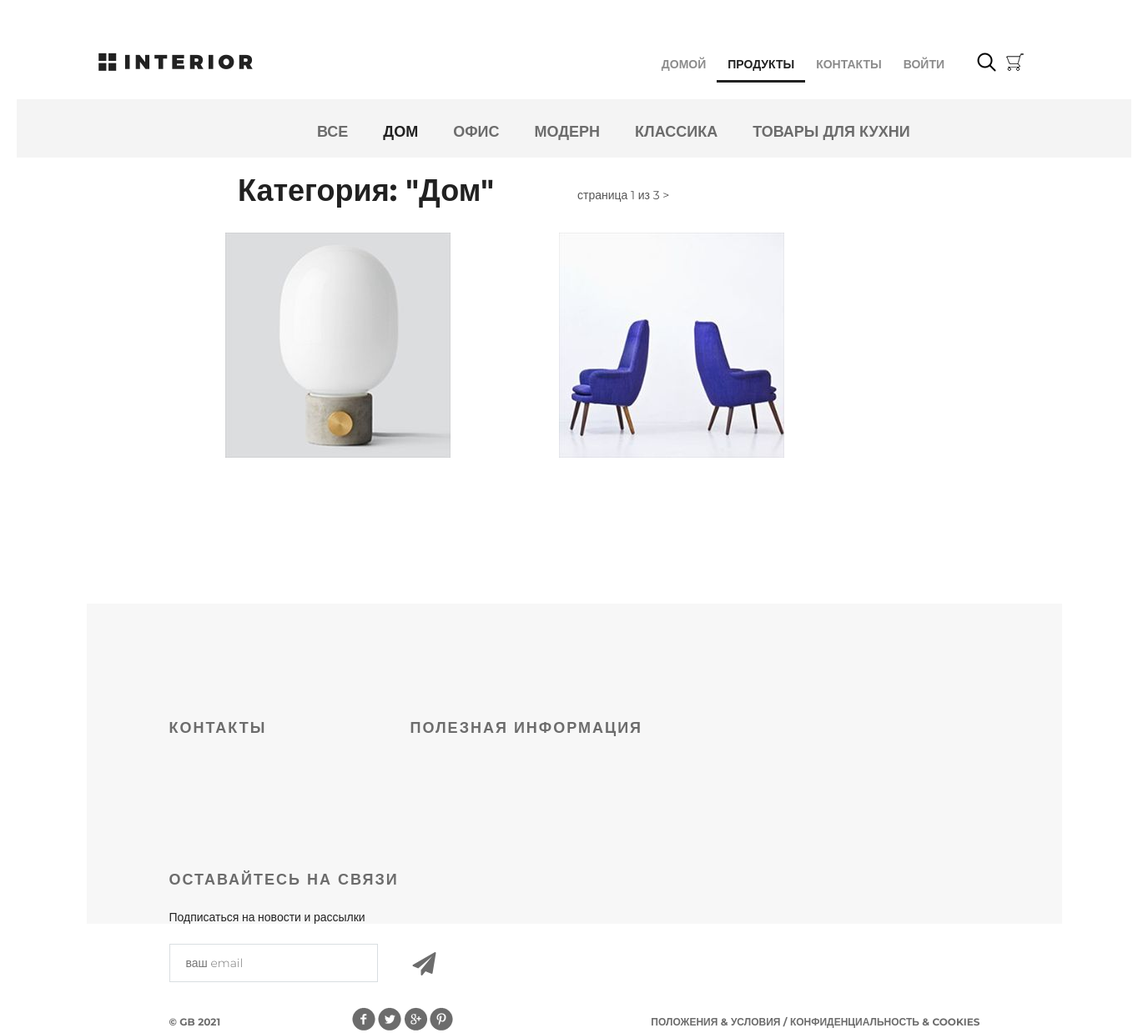
Page /products/category/1/ on the committed database.
### mainapp/models.py (models this page shows, shortened)
class ProductCategory(models.Model):
    id = models.AutoField(primary_key=True)
    name = models.CharField(verbose_name='название категории', max_length=64, unique=True)
    description = models.TextField(verbose_name='описание категории', blank=True)
    is_active = models.BooleanField(verbose_name='категория активна', default=True)

class Product(models.Model):
    id = models.AutoField(primary_key=True)
    category = models.ForeignKey(ProductCategory, on_delete=models.CASCADE)
    name = models.CharField(verbose_name='имя продукта', max_length=128)
    image = models.ImageField(upload_to='products_images', blank=True)
    short_desc = models.CharField(verbose_name='краткое описание продукта', max_length=60, blank=True)
    description = models.TextField(verbose_name='описание продукта', blank=True)
    price = models.DecimalField(verbose_name='цена продукта', max_digits=8, decimal_places=2, default=0)
    quantity = models.PositiveIntegerField(verbose_name='количество на складе', default=0)
    is_active = models.BooleanField(verbose_name='категория активна', default=True)

### mainapp/views.py (the view, shortened to what this page needs)
# urls.py: re_path(r'^products/create/category/(?P<pk>\d+)/$', adminapp.product_create, name='product_create'),
def products(request, pk=None, page=1):
    title = 'продукты'
    links_menu = ProductCategory.objects.filter(is_active=True)
    if pk is not None:
        if pk == '0':
            category = {
                'pk': 0,
                'name': 'все'
            }
            products = Product.objects.filter(is_active=True, category__is_active=True).order_by('price')
        else:
            category = get_object_or_404(ProductCategory, pk=pk)
            products = Product.objects.filter(category__pk=pk, is_active=True, category__is_active=True).order_by(
                'price')
        paginator = Paginator(products, 2)
        try:
            products_paginator = paginator.page(page)
        except PageNotAnInteger:
            products_paginator = paginator.page(1)
        except EmptyPage:
            products_paginator = paginator.page(paginator.num_pages)
        content = {
            'title': title,
            'links_menu': links_menu,
            'category': category,
            'products': products_paginator,
        }
        return render(request, 'mainapp/products_list.html', content)

### mainapp/context_processors.py (called while the page is built)
def basket(request):
    basket_list = []
    if request.user.is_authenticated:
        basket_list = Basket.get_items(user=request.user)
    return {
        'basket': basket_list
    }

### mainapp/templates/mainapp/products_list.html (shortened to what this page needs)
{% extends 'mainapp/base.html' %}
{% load static %}
{% block content %}
    <div class="details">
        <div class="links clearfix">
            {% include 'mainapp/includes/inc_categories_menu.html' %}
        </div>
        <div class="products_list">
            <div class="title clearfix">
                <h2>Категория: "{{ category.name|title }}"</h2>
                <div class="paginator">
                    <span class="current">
                    страница {{ products.number }} из {{ products.paginator.num_pages }}
                    </span>
                    {% if products.has_next %}
                        <a href="{% url 'products:page' category.pk products.next_page_number %}">></a>
                    {% endif %}
                </div>
            </div>
            <div class="category-products clearfix">
                {% for product in products %}
                    <div class="block">
                        <a href="{% url 'products:product' product.pk %}">
                            <img src="/media/{{ product.image }}" alt="{{ product.short_desc }}">
                        </a>
                    </div>
                {% endfor %}
            </div>
        </div>
    </div>
    <div class="clr"></div>
{% endblock %}

### mainapp/templates/mainapp/includes/inc_categories_menu.html
<ul class="links-menu">
    <li>
        <a href="{% url 'products:category' 0 %}" class="{% if request.resolver_match.kwargs.pk == 0 %}active{% endif %}">
            все
        </a>
    </li>
    {% for link in links_menu %}
        <li>
            <a href="{% url 'products:category' link.pk %}" class="{% if request.resolver_match.kwargs.pk|add:'0' == link.pk %}active{% endif %}">
                {{ link.name }}
            </a>
        </li>
    {% endfor %}
</ul>

### static/css/style.css (style rules this page uses)
* { margin: 0; padding: 0; }
body { font-family: 'Montserrat', sans-serif; }
html, body { height: 100%; }
.products_list { margin-left: 250px; }
.products_list a { color: #555; text-decoration: none; }
.products_list .title { margin: 20px auto; height: 50px; float: none; }
.products_list .title h2 { margin-top: 0; float: left; }
.products_list .title .paginator { display: block; position: relative; left: 75px; top: 15px; margin-left: 25px; color: #555; float: left; }
.paginator a, .paginator a:visited { color: #555; text-decoration: none; }
.category-products { margin-bottom: 75px; }
.category-products .block a img { float: left; }
.category-products .block { float: left; margin-right: 30px; display: block; height: 370px; width: 370px; position: relative; }
.clr { height: 384px; }
.clearfix:after { content: ""; display: block; clear: both; }
.title { height: 152px; margin-right: 15px; }
.title h2 { float: left; margin-top: 118px; color: #212121; font-size: 36px; font-weight: 700; text-align: left; margin-left: 15px; }
.links { height: 70px; background-color: #f4f4f4; position: relative; padding-left: 360px; }
.links-menu { margin: 27px auto 0px; position: absolute; }
.links-menu li { float: left; list-style-type: none; padding-right: 42px; }
.links-menu li a { text-decoration: none; color: #6c6c6c; font-size: 18px; font-weight: 700; text-transform: uppercase; }
.links-menu .active { color: #212121; font-size: 18px; font-weight: 700; }

### rows in the picture
ProductCategory: name "ДОМ", name "Дом"
ProductCategory: name "ОФИС"
ProductCategory: name "МОДЕРН"
ProductCategory: name "КЛАССИКА"
ProductCategory: name "ТОВАРЫ ДЛЯ КУХНИ"
Product: image (picture)
Product: image (picture)

### other values in the picture
{{ products.number }} "1"
{{ products.paginator.num_pages }} "3"
